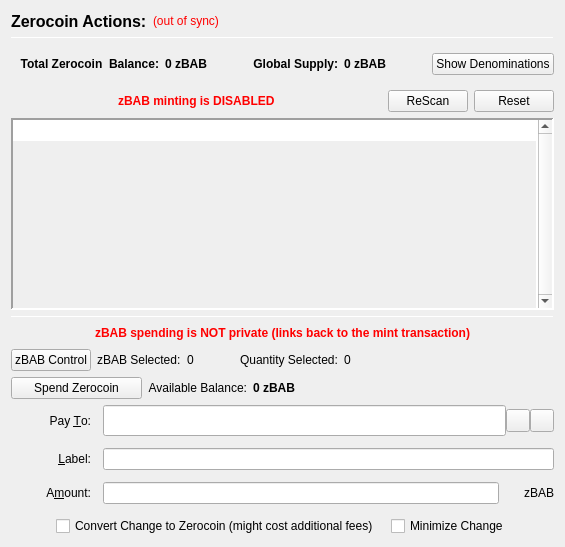
                  <widget class="QFrame" name="verticalFrameLeft">
                   <layout class="QVBoxLayout" name="verticalLayout_2">
                    <item>
                     <layout class="QVBoxLayout" name="verticalLayout_3">
                      <item>
                       <layout class="QHBoxLayout" name="horizontalLayout_3">
                        <item>
                         <widget class="QLabel" name="labelzBABActions">
                          <property name="font">
                           <font>
                            <pointsize>12</pointsize>
                            <weight>75</weight>
                            <bold>true</bold>
                           </font>
                          </property>
                          <property name="text">
                           <string>Zerocoin Actions:</string>
                          </property>
                          <property name="alignment">
                           <set>Qt::AlignLeading|Qt::AlignLeft|Qt::AlignVCenter</set>
                          </property>
                         </widget>
                        </item>
                        <item>
                         <widget class="QLabel" name="labelzBABSyncStatus">
                          <property name="toolTip">
                           <string>The displayed information may be out of date. Your wallet automatically synchronizes with the Basecoin network after a connection is established, but this process has not completed yet.</string>
                          </property>
                          <property name="styleSheet">
                           <string notr="true">QLabel { color: red; }</string>
                          </property>
                          <property name="text">
                           <string notr="true">(out of sync)</string>
                          </property>
                          <property name="alignment">
                           <set>Qt::AlignLeading|Qt::AlignLeft|Qt::AlignVCenter</set>
                          </property>
                         </widget>
                        </item>
                        <item>
                         <spacer name="horizontalSpacer">
                          <property name="orientation">
                           <enum>Qt::Horizontal</enum>
                          </property>
                          <property name="sizeHint" stdset="0">
                           <size>
                            <width>40</width>
                            <height>20</height>
                           </size>
                          </property>
                         </spacer>
                        </item>
                       </layout>
                      </item>
                      <item>
                       <widget class="Line" name="lineUpperLeft">
                        <property name="minimumSize">
                         <size>
                          <width>0</width>
                          <height>1</height>
                         </size>
                        </property>
                        <property name="maximumSize">
                         <size>
                          <width>16777215</width>
                          <height>1</height>
                         </size>
                        </property>
                        <property name="frameShadow">
                         <enum>QFrame::Sunken</enum>
                        </property>
                        <property name="orientation">
                         <enum>Qt::Horizontal</enum>
                        </property>
                       </widget>
                      </item>
                      <item>
                       <widget class="QFrame" name="balanceSupplyFrame">
                        <layout class="QHBoxLayout" name="horizontalLayout_2" stretch="0,0,0,1,0">
                         <property name="rightMargin">
                          <number>0</number>
                         </property>
                         <item>
                          <layout class="QHBoxLayout" name="horizontalLayout_34">
                           <item>
                            <widget class="QLabel" name="labelzAvailableText_3">
                             <property name="font">
                              <font>
                               <weight>75</weight>
                               <bold>true</bold>
                              </font>
                             </property>
                             <property name="toolTip">
                              <string>Total Balance including unconfirmed and immature zBAB</string>
                             </property>
                             <property name="text">
                              <string>Total Zerocoin  Balance:</string>
                             </property>
                             <property name="alignment">
                              <set>Qt::AlignRight|Qt::AlignTrailing|Qt::AlignVCenter</set>
                             </property>
                            </widget>
                           </item>
                           <item>
                            <widget class="QLabel" name="labelzAvailableAmount_4">
                             <property name="minimumSize">
                              <size>
                               <width>40</width>
                               <height>0</height>
                              </size>
                             </property>
                             <property name="font">
                              <font>
                               <weight>75</weight>
                               <bold>true</bold>
                              </font>
                             </property>
                             <property name="toolTip">
                              <string>Total Balance including unconfirmed and immature zBAB</string>
                             </property>
                             <property name="text">
                              <string>0 zBAB</string>
                             </property>
                             <property name="alignment">
                              <set>Qt::AlignLeading|Qt::AlignLeft|Qt::AlignVCenter</set>
                             </property>
                            </widget>
                           </item>
                          </layout>
                         </item>
                         <item>
                          <spacer name="horizontalSpacer_32">
                           <property name="orientation">
                            <enum>Qt::Horizontal</enum>
                           </property>
                           <property name="sizeHint" stdset="0">
                            <size>
                             <width>40</width>
                             <height>20</height>
                            </size>
                           </property>
                          </spacer>
                         </item>
                         <item>
                          <layout class="QHBoxLayout" name="horizontalLayout_35">
                           <item>
                            <widget class="QLabel" name="labelZsupplyText_2">
                             <property name="font">
                              <font>
                               <weight>75</weight>
                               <bold>true</bold>
                              </font>
                             </property>
                             <property name="text">
                              <string>Global Supply:</string>
                             </property>
                             <property name="alignment">
                              <set>Qt::AlignRight|Qt::AlignTrailing|Qt::AlignVCenter</set>
                             </property>
                            </widget>
                           </item>
                           <item>
                            <widget class="QLabel" name="labelZsupplyAmount_2">
                             <property name="font">
                              <font>
                               <weight>75</weight>
                               <bold>true</bold>
                              </font>
                             </property>
                             <property name="text">
                              <string>0 zBAB</string>
                             </property>
                            </widget>
                           </item>
                          </layout>
                         </item>
                         <item>
                          <spacer name="horizontalSpacer_31">
                           <property name="orientation">
                            <enum>Qt::Horizontal</enum>
                           </property>
                           <property name="sizeHint" stdset="0">
                            <size>
                             <width>40</width>
                             <height>20</height>
                            </size>
                           </property>
                          </spacer>
                         </item>
                         <item>
                          <widget class="QPushButton" name="pushButtonShowDenoms">
                           <property name="toolTip">
                            <string>Show zBAB denominations list</string>
                           </property>
                           <property name="text">
                            <string>Show Denominations</string>
                           </property>
                          </widget>
                         </item>
                        </layout>
                       </widget>
                      </item>
                      <item>
                       <layout class="QHBoxLayout" name="horizontalLayout_4">
                        <item>
                         <spacer name="horizontalSpacer_2">
                          <property name="orientation">
                           <enum>Qt::Horizontal</enum>
                          </property>
                          <property name="sizeHint" stdset="0">
                           <size>
                            <width>40</width>
                            <height>20</height>
                           </size>
                          </property>
                         </spacer>
                        </item>
                        <item>
                         <widget class="QLabel" name="label">
                          <property name="styleSheet">
                           <string notr="true">color: red;
font-weight: bold;</string>
                          </property>
                          <property name="text">
                           <string>zBAB minting is DISABLED</string>
                          </property>
                         </widget>
                        </item>
                        <item>
                         <spacer name="horizontalSpacer_3">
                          <property name="orientation">
                           <enum>Qt::Horizontal</enum>
                          </property>
                          <property name="sizeHint" stdset="0">
                           <size>
                            <width>40</width>
                            <height>20</height>
                           </size>
                          </property>
                         </spacer>
                        </item>
                        <item>
                         <widget class="QPushButton" name="pushButtonMintReset">
                          <property name="maximumSize">
                           <size>
                            <width>80</width>
                            <height>16777215</height>
                           </size>
                          </property>
                          <property name="toolTip">
                           <string>Rescan the complete blockchain for  Zerocoin mints and their meta-data.</string>
                          </property>
                          <property name="text">
                           <string>ReScan</string>
                          </property>
                         </widget>
                        </item>
                        <item>
                         <widget class="QPushButton" name="pushButtonSpentReset">
                          <property name="maximumSize">
                           <size>
                            <width>80</width>
                            <height>16777215</height>
                           </size>
                          </property>
                          <property name="toolTip">
                           <string>Reset Zerocoin Wallet DB. Deletes transactions that did not make it into the blockchain.</string>
                          </property>
                          <property name="text">
                           <string>Reset</string>
                          </property>
                         </widget>
                        </item>
                       </layout>
                      </item>
                      <item>
                       <widget class="QPlainTextEdit" name="TEMintStatus">
                        <property name="font">
                         <font>
                          <pointsize>8</pointsize>
                         </font>
                        </property>
                        <property name="toolTip">
                         <string>Status and/or Mesages from the last Mint Action.</string>
                        </property>
                        <property name="frameShape">
                         <enum>QFrame::Panel</enum>
                        </property>
                        <property name="frameShadow">
                         <enum>QFrame::Sunken</enum>
                        </property>
                        <property name="lineWidth">
                         <number>2</number>
                        </property>
                        <property name="midLineWidth">
                         <number>2</number>
                        </property>
                        <property name="verticalScrollBarPolicy">
                         <enum>Qt::ScrollBarAlwaysOn</enum>
                        </property>
                        <property name="horizontalScrollBarPolicy">
                         <enum>Qt::ScrollBarAlwaysOff</enum>
                        </property>
                        <property name="readOnly">
                         <bool>true</bool>
                        </property>
                        <property name="plainText">
                         <string notr="true"/>
                        </property>
                        <property name="backgroundVisible">
                         <bool>true</bool>
                        </property>
                       </widget>
                      </item>
                      <item>
                       <widget class="Line" name="line">
                        <property name="minimumSize">
                         <size>
                          <width>0</width>
                          <height>1</height>
                         </size>
                        </property>
                        <property name="maximumSize">
                         <size>
                          <width>16777215</width>
                          <height>1</height>
                         </size>
                        </property>
                        <property name="orientation">
                         <enum>Qt::Horizontal</enum>
                        </property>
                       </widget>
                      </item>
                      <item>
                       <layout class="QHBoxLayout" name="horizontalLayout_7">
                        <item>
                         <spacer name="horizontalSpacer_18">
                          <property name="orientation">
                           <enum>Qt::Horizontal</enum>
                          </property>
                          <property name="sizeHint" stdset="0">
                           <size>
                            <width>40</width>
                            <height>20</height>
                           </size>
                          </property>
                         </spacer>
                        </item>
                        <item>
                         <widget class="QLabel" name="label_2">
                          <property name="styleSheet">
                           <string notr="true">color: red;
font-weight: bold;</string>
                          </property>
                          <property name="text">
                           <string>zBAB spending is NOT private (links back to the mint transaction)</string>
                          </property>
                         </widget>
                        </item>
                        <item>
                         <spacer name="horizontalSpacer_30">
                          <property name="orientation">
                           <enum>Qt::Horizontal</enum>
                          </property>
                          <property name="sizeHint" stdset="0">
                           <size>
                            <width>40</width>
                            <height>20</height>
                           </size>
                          </property>
                         </spacer>
                        </item>
                       </layout>
                      </item>
                      <item>
                       <layout class="QHBoxLayout" name="horizontalLayout_24">
                        <property name="leftMargin">
                         <number>0</number>
                        </property>
                        <property name="bottomMargin">
                         <number>0</number>
                        </property>
                        <item>
                         <widget class="QPushButton" name="pushButtonZPivControl">
                          <property name="text">
                           <string>zBAB Control</string>
                          </property>
                         </widget>
                        </item>
                        <item>
                         <widget class="QLabel" name="labelzPivSelected">
                          <property name="text">
                           <string>zBAB Selected:</string>
                          </property>
                         </widget>
                        </item>
                        <item>
                         <widget class="QLabel" name="labelzPivSelected_int">
                          <property name="text">
                           <string>0</string>
                          </property>
                         </widget>
                        </item>
                        <item>
                         <spacer name="horizontalSpacer_17">
                          <property name="orientation">
                           <enum>Qt::Horizontal</enum>
                          </property>
                          <property name="sizeType">
                           <enum>QSizePolicy::Fixed</enum>
                          </property>
                          <property name="sizeHint" stdset="0">
                           <size>
                            <width>40</width>
                            <height>20</height>
                           </size>
                          </property>
                         </spacer>
                        </item>
                        <item>
                         <widget class="QLabel" name="labelQuantitySelected">
                          <property name="text">
                           <string>Quantity Selected:</string>
                          </property>
                         </widget>
                        </item>
                        <item>
                         <widget class="QLabel" name="labelQuantitySelected_int">
                          <property name="text">
                           <string>0</string>
                          </property>
                         </widget>
                        </item>
                        <item>
                         <spacer name="horizontalSpacer_19">
                          <property name="orientation">
                           <enum>Qt::Horizontal</enum>
                          </property>
                          <property name="sizeHint" stdset="0">
                           <size>
                            <width>40</width>
                            <height>20</height>
                           </size>
                          </property>
                         </spacer>
                        </item>
                       </layout>
                      </item>
                      <item>
                       <layout class="QHBoxLayout" name="horizontalLayout_6">
                        <item>
                         <widget class="QPushButton" name="pushButtonSpendzBAB">
                          <property name="minimumSize">
                           <size>
                            <width>131</width>
                            <height>0</height>
                           </size>
                          </property>
                          <property name="toolTip">
                           <string>Spend Zerocoin. Without 'Pay To:' address creates payments to yourself.</string>
                          </property>
                          <property name="text">
                           <string>Spend Zerocoin</string>
                          </property>
                         </widget>
                        </item>
                        <item>
                         <widget class="QLabel" name="labelzBABBalanceText">
                          <property name="toolTip">
                           <string>Available (mature and spendable) zBAB for spending</string>
                          </property>
                          <property name="text">
                           <string>Available Balance:</string>
                          </property>
                          <property name="alignment">
                           <set>Qt::AlignRight|Qt::AlignTrailing|Qt::AlignVCenter</set>
                          </property>
                         </widget>
                        </item>
                        <item>
                         <widget class="QLabel" name="labelzAvailableAmount_2">
                          <property name="font">
                           <font>
                            <weight>75</weight>
                            <bold>true</bold>
                           </font>
                          </property>
                          <property name="toolTip">
                           <string>Available (mature and spendable) zBAB for spending

zBAB are mature when they have more than 20 confirmations AND more than 2 mints of the same denomination after them were minted</string>
                          </property>
                          <property name="text">
                           <string>0 zBAB</string>
                          </property>
                          <property name="alignment">
                           <set>Qt::AlignLeading|Qt::AlignLeft|Qt::AlignVCenter</set>
                          </property>
                         </widget>
                        </item>
                        <item>
                         <spacer name="horizontalSpacer_4">
                          <property name="orientation">
                           <enum>Qt::Horizontal</enum>
                          </property>
                          <property name="sizeHint" stdset="0">
                           <size>
                            <width>40</width>
                            <height>20</height>
                           </size>
                          </property>
                         </spacer>
                        </item>
                       </layout>
                      </item>
                      <item>
                       <layout class="QGridLayout" name="gridLayout_7">
                        <property name="spacing">
                         <number>12</number>
                        </property>
                        <item row="0" column="0">
                         <widget class="QLabel" name="payToLabel">
                          <property name="minimumSize">
                           <size>
                            <width>80</width>
                            <height>0</height>
                           </size>
                          </property>
                          <property name="text">
                           <string>Pay &amp;To:</string>
                          </property>
                          <property name="alignment">
                           <set>Qt::AlignRight|Qt::AlignTrailing|Qt::AlignVCenter</set>
                          </property>
                          <property name="buddy">
                           <cstring>payTo</cstring>
                          </property>
                         </widget>
                        </item>
                        <item row="0" column="1">
                         <layout class="QHBoxLayout" name="payToLayout">
                          <property name="spacing">
                           <number>0</number>
                          </property>
                          <item>
                           <widget class="QValidatedLineEdit" name="payTo">
                            <property name="enabled">
                             <bool>true</bool>
                            </property>
                            <property name="minimumSize">
                             <size>
                              <width>0</width>
                              <height>31</height>
                             </size>
                            </property>
                            <property name="toolTip">
                             <string>The Basecoin address to send the payment to. Creates local payment to yourself when empty.</string>
                            </property>
                           </widget>
                          </item>
                          <item>
                           <widget class="QToolButton" name="addressBookButton">
                            <property name="toolTip">
                             <string>Choose previously used address</string>
                            </property>
                            <property name="text">
                             <string/>
                            </property>
                            <property name="icon">
                             <iconset resource="../basecoin.qrc">
                              <normaloff>:/icons/address-book</normaloff>:/icons/address-book</iconset>
                            </property>
                            <property name="shortcut">
                             <string>Alt+A</string>
                            </property>
                           </widget>
                          </item>
                          <item>
                           <widget class="QToolButton" name="pasteButton">
                            <property name="toolTip">
                             <string>Paste address from clipboard</string>
                            </property>
                            <property name="text">
                             <string/>
                            </property>
                            <property name="icon">
                             <iconset resource="../basecoin.qrc">
                              <normaloff>:/icons/editpaste</normaloff>:/icons/editpaste</iconset>
                            </property>
                            <property name="shortcut">
                             <string>Alt+P</string>
                            </property>
                           </widget>
                          </item>
                         </layout>
                        </item>
                        <item row="1" column="0">
                         <widget class="QLabel" name="labelLabel">
                          <property name="minimumSize">
                           <size>
                            <width>80</width>
                            <height>0</height>
                           </size>
                          </property>
                          <property name="text">
                           <string>&amp;Label:</string>
                          </property>
                          <property name="alignment">
                           <set>Qt::AlignRight|Qt::AlignTrailing|Qt::AlignVCenter</set>
                          </property>
                          <property name="buddy">
                           <cstring>addAsLabel</cstring>
                          </property>
                         </widget>
                        </item>
                        <item row="1" column="1">
                         <widget class="QLineEdit" name="addAsLabel">
                          <property name="toolTip">
                           <string>Enter a label for this address to add it to the list of used addresses</string>
                          </property>
                         </widget>
                        </item>
                        <item row="2" column="0">
                         <widget class="QLabel" name="amountLabel">
                          <property name="minimumSize">
                           <size>
                            <width>80</width>
                            <height>0</height>
                           </size>
                          </property>
                          <property name="text">
                           <string>A&amp;mount:</string>
                          </property>
                          <property name="alignment">
                           <set>Qt::AlignRight|Qt::AlignTrailing|Qt::AlignVCenter</set>
                          </property>
                          <property name="buddy">
                           <cstring>zBABpayAmount</cstring>
                          </property>
                         </widget>
                        </item>
                        <item row="2" column="1">
                         <layout class="QHBoxLayout" name="horizontalLayout_9">
                          <property name="spacing">
                           <number>0</number>
                          </property>
                          <item>
                           <widget class="QLineEdit" name="zBABpayAmount"/>
                          </item>
                          <item>
                           <widget class="QLabel" name="labelzBAB">
                            <property name="minimumSize">
                             <size>
                              <width>55</width>
                              <height>0</height>
                             </size>
                            </property>
                            <property name="text">
                             <string>zBAB</string>
                            </property>
                            <property name="alignment">
                             <set>Qt::AlignRight|Qt::AlignTrailing|Qt::AlignVCenter</set>
                            </property>
                           </widget>
                          </item>
                         </layout>
                        </item>
                        <item row="3" column="0" colspan="2">
                         <layout class="QHBoxLayout" name="horizontalLayout_10">
                          <item>
                           <spacer name="horizontalSpacer_5">
                            <property name="orientation">
                             <enum>Qt::Horizontal</enum>
                            </property>
                            <property name="sizeHint" stdset="0">
                             <size>
                              <width>40</width>
                              <height>20</height>
                             </size>
                            </property>
                           </spacer>
                          </item>
                          <item>
                           <widget class="QCheckBox" name="checkBoxMintChange">
                            <property name="sizePolicy">
                             <sizepolicy hsizetype="MinimumExpanding" vsizetype="Fixed">
                              <horstretch>0</horstretch>
                              <verstretch>0</verstretch>
                             </sizepolicy>
                            </property>
                            <property name="layoutDirection">
                             <enum>Qt::LeftToRight</enum>
                            </property>
                            <property name="text">
                             <string>Convert Change to Zerocoin (might cost additional fees)</string>
                            </property>
                           </widget>
                          </item>
                          <item>
                           <widget class="QCheckBox" name="checkBoxMinimizeChange">
                            <property name="toolTip">
                             <string>If checked, the wallet tries to minimize the returning change instead of minimizing the number of spent denominations.</string>
                            </property>
                            <property name="text">
                             <string>Minimize Change</string>
                            </property>
                           </widget>
                          </item>
                          <item>
                           <spacer name="horizontalSpacer_6">
                            <property name="orientation">
                             <enum>Qt::Horizontal</enum>
                            </property>
                            <property name="sizeHint" stdset="0">
                             <size>
                              <width>40</width>
                              <height>20</height>
                             </size>
                            </property>
                           </spacer>
                          </item>
                         </layout>
                        </item>
                       </layout>
                      </item>
                     </layout>
                    </item>
                   </layout>
                  </widget>
